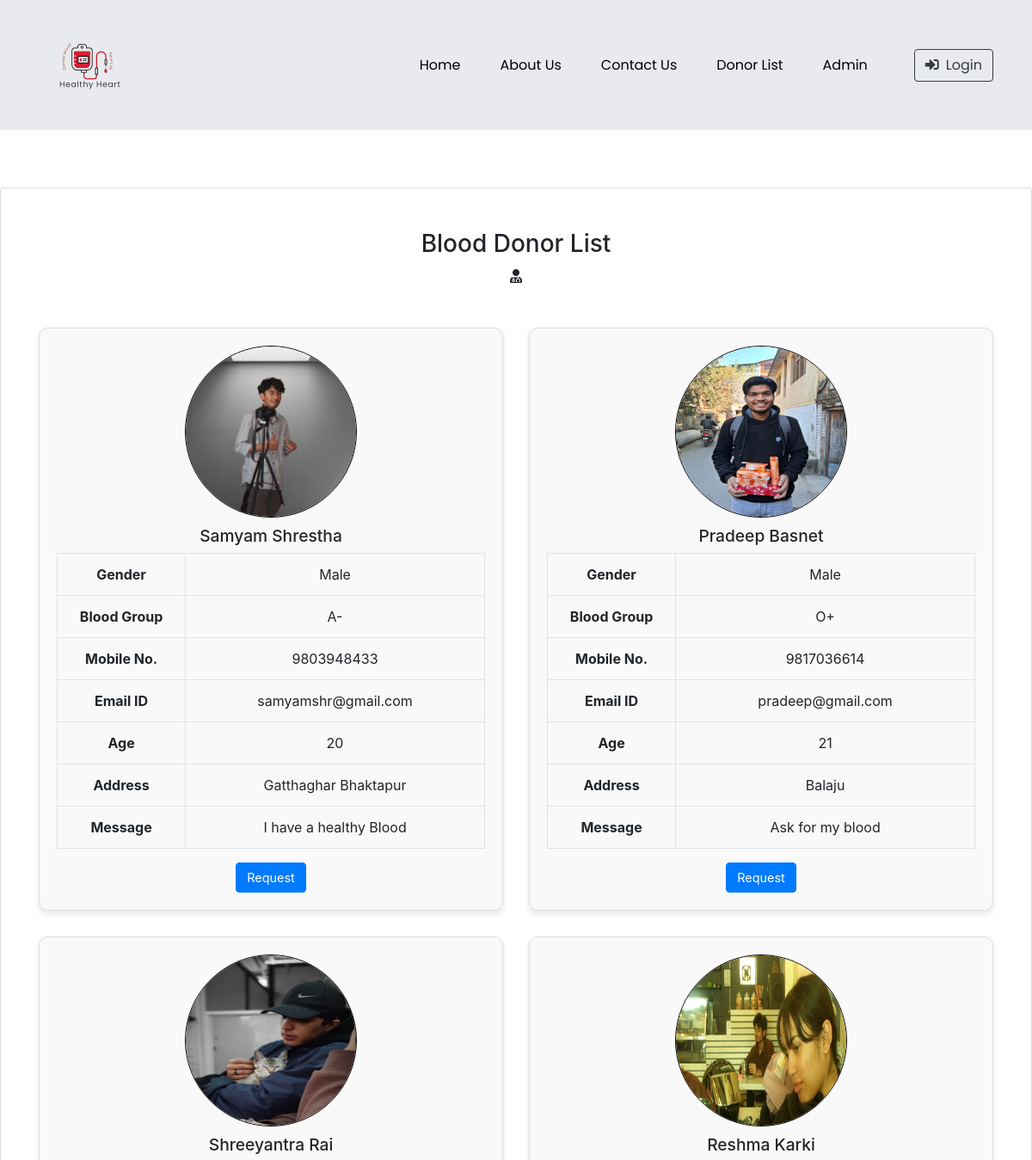
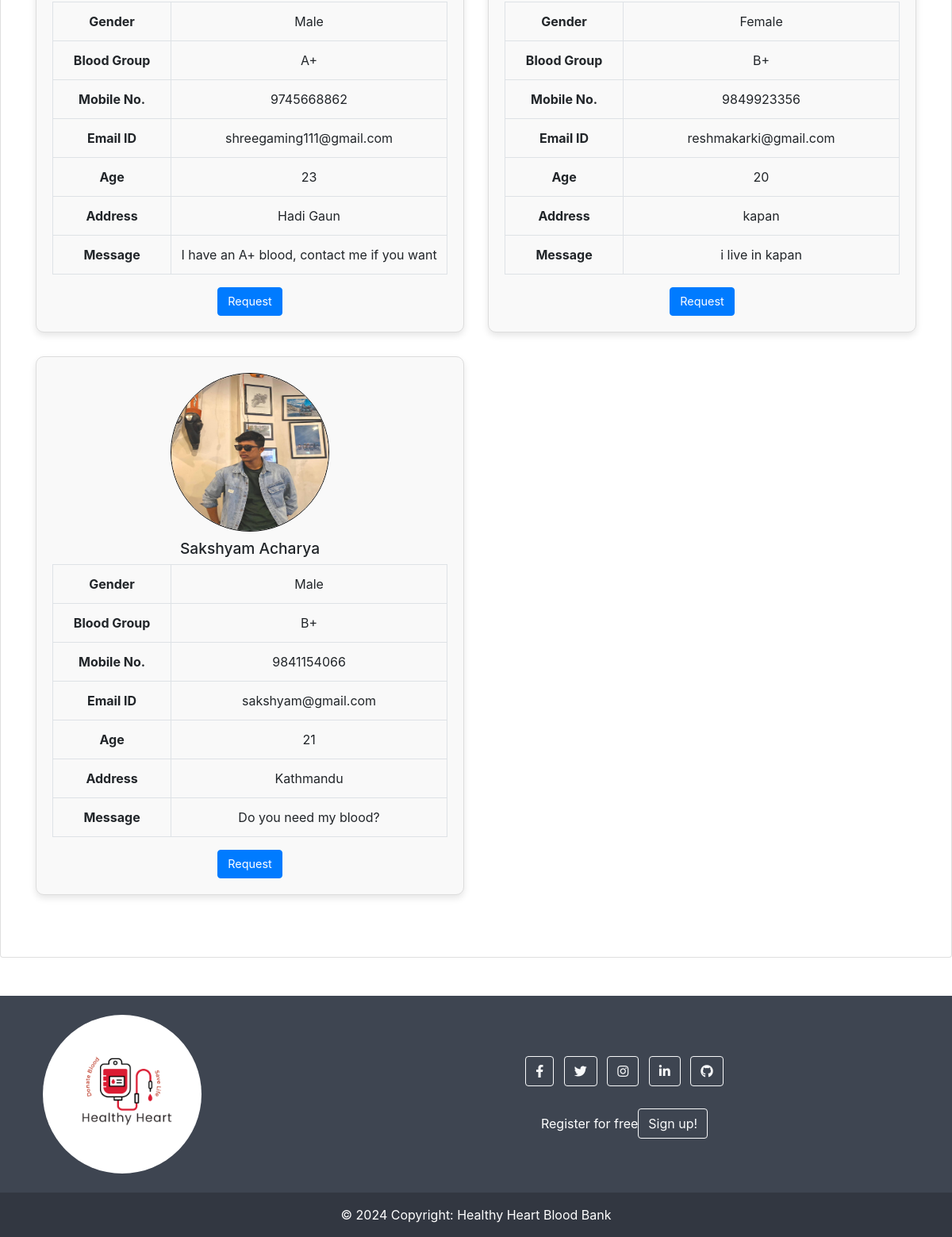
The app's page /Blood-Donation-bank-Management-System-main/donor-list.php with its own data (2 pictures, top to bottom).
### tables this page shows
CREATE TABLE `tblblooddonars` (
  `id` int(11) NOT NULL,
  `FullName` varchar(100) DEFAULT NULL,
  `MobileNumber` char(11) DEFAULT NULL,
  `EmailId` varchar(100) DEFAULT NULL,
  `Gender` varchar(20) DEFAULT NULL,
  `Age` int(11) DEFAULT NULL,
  `BloodGroup` varchar(20) DEFAULT NULL,
  `Address` varchar(255) DEFAULT NULL,
  `Message` mediumtext DEFAULT NULL,
  `PostingDate` timestamp NOT NULL DEFAULT current_timestamp(),
  `status` int(1) DEFAULT NULL,
  `Password` varchar(250) DEFAULT NULL,
  `ImagePath` varchar(255) DEFAULT NULL
);

### Blood-Donation-bank-Management-System-main/donor-list.php (the view, shortened to what this page needs)
<?php
include('includes/config.php');
?>
<!DOCTYPE html>
<html lang="en">
<head>
    <link rel="stylesheet" href="css/bootstrap.css">
    <link rel="stylesheet" href="css/style.css" type="text/css" media="all" />
    <link rel="stylesheet" href="css/fontawesome-all.css">
</head>
<body>
    <?php include('includes/header.php');?>
    <div class="agileits-contact py-5">
        <div class="card py-xl-5 py-lg-3">
            <div class="w3ls-titles text-center mb-5">
                <h3 class="title">Blood Donor List</h3>
                <span>
                    <i class="fas fa-user-md"></i>
                </span>
            </div>
            <div class="container">
                <div class="row">
                    <?php
                    $status = 1;
                    $sql = "SELECT * FROM tblblooddonars WHERE status = ?";
                    $stmt = $conn->prepare($sql);
                    $stmt->bind_param("i", $status);
                    $stmt->execute();
                    $result = $stmt->get_result();
                    if ($result->num_rows > 0) {
                        while ($row = $result->fetch_assoc()) { ?>
                            <div class="col-lg-6 col-md-6 col-sm-12">
                                <div class="donor-card">
                                    <?php if (!empty($row['ImagePath'])) { ?>
                                        <img src="admin/<?php echo htmlentities($row['ImagePath']); ?>" alt="<?php echo htmlentities($row['FullName']); ?>" class="img-fluid" />
                                    <?php } else { ?>
                                        <img src="images/samyam.png" alt="Blood Donor" class="img-fluid" />
                                    <?php } ?>
                                    <h3><?php echo htmlentities($row['FullName']);?></h3>
                                    <table class="table table-bordered mb-0">
                                        <tbody>
                                            <tr>
                                                <th style="width: 30%;">Gender</th>
                                                <td><?php echo htmlentities($row['Gender']);?></td>
                                            </tr>
                                            <tr>
                                                <th>Blood Group</th>
                                                <td><?php echo htmlentities($row['BloodGroup']);?></td>
                                            </tr>
                                            <tr>
                                                <th>Mobile No.</th>
                                                <td><?php echo htmlentities($row['MobileNumber']);?></td>
                                            </tr>
                                            <tr>
                                                <th>Email ID</th>
                                                <td><?php echo htmlentities($row['EmailId']);?></td>
                                            </tr>
                                            <tr>
                                                <th>Age</th>
                                                <td><?php echo htmlentities($row['Age']);?></td>
                                            </tr>
                                            <tr>
                                                <th>Address</th>
                                                <td><?php echo htmlentities($row['Address']);?></td>
                                            </tr>
                                            <tr>
                                                <th>Message</th>
                                                <td><?php echo htmlentities($row['Message']);?></td>
                                            </tr>
                                        </tbody>
                                    </table>
                                    <a class="btn btn-primary mt-3" style="color:#fff; font-size: 0.9em;" href="contact-blood.php?cid=<?php echo $row['id'];?>">Request</a>
                                </div>
                            </div>
                        <?php }
                    }
                    ?>
                </div>
            </div>
        </div>
    </div>
    <?php include('includes/footer.php');?>
</body>
</html>

### Blood-Donation-bank-Management-System-main/includes/header.php (shortened to what this page needs)
<!DOCTYPE html>
<html lang="en">
<head>
    <link href="https://stackpath.bootstrapcdn.com/bootstrap/4.5.2/css/bootstrap.min.css" rel="stylesheet">
</head>
<body>
<nav class="navbar navbar-expand-lg navbar-light custom-navbar fixed-top ">
        <div class="container">
            <a class="navbar-brand" href="index.php">
                <img src="images/logo.png" alt="healthy heart logo">
            </a>
            <div class="collapse navbar-collapse" id="navbarExample">
                <ul class="navbar-nav ml-auto">
                    <li class="nav-item active">
                        <a class="nav-link" href="index.php" style="color: black;">Home
                        </a>
                    </li>
                    <li class="nav-item">
                        <a class="nav-link" href="about.php" style="color: black;">About Us</a>
                    </li>
                    <li class="nav-item">
                        <a class="nav-link" href="contact.php" style="color: black;">Contact Us</a>
                    </li>
                    <li class="nav-item">
                        <a class="nav-link" href="donor-list.php" style="color: black;">Donor List</a>
                    </li>
                    <?php if (strlen($_SESSION['bbdmsdid']) == 0) { ?>
                    <li class="nav-item">
                        <a class="nav-link" href="admin/index.php" style="color: black;">Admin</a>
                    </li>
                </ul>
                <a href="login.php" class="btn btn-outline-dark ml-lg-3 mt-lg-0 mt-3 mb-lg-0 mb-3">
                    <i class="fas fa-sign-in-alt mr-2"></i>Login
                </a>
                <?php } ?>
            </div>
        </div>
    </nav>

### Blood-Donation-bank-Management-System-main/includes/footer.php (shortened to what this page needs)
<!DOCTYPE html>
<html lang="en">
<head>
    <link rel="stylesheet" href="https://cdnjs.cloudflare.com/ajax/libs/font-awesome/5.15.4/css/all.min.css">
    <link rel="stylesheet" href="https://stackpath.bootstrapcdn.com/bootstrap/4.3.1/css/bootstrap.min.css">
</head>
<body>
    <footer class="text-center text-lg-start text-white" style="background-color: #3e4551">
        <div class="container p-4 pb-0">
            <section class="">
                <div class="row">
                    <div class="col-lg-4 col-md-6 mb-4 mb-md-0">
                        <img src="images/healthyheart.png" width="200" height="200" style="float:left; border-radius: 50%;" alt="healthy heart logo">
                    </div>
                    <div class="col-lg-8 col-md-6 mb-4 mb-md-0 mt-md-5">
                        <section class="mb-4 text-center">
                            <a class="btn btn-outline-light btn-floating m-1" href="https://www.facebook.com/samyam.shrestha.69/" role="button"><i class="fab fa-facebook-f"></i></a>
                            <a class="btn btn-outline-light btn-floating m-1" href="https://x.com/samyam_who" role="button"><i class="fab fa-twitter"></i></a>
                            <a class="btn btn-outline-light btn-floating m-1" href="https://www.instagram.com/samyam_shh/" role="button"><i class="fab fa-instagram"></i></a>
                            <a class="btn btn-outline-light btn-floating m-1" href="https://www.linkedin.com/in/samyam-shrestha-130991224/" role="button"><i class="fab fa-linkedin-in"></i></a>
                            <a class="btn btn-outline-light btn-floating m-1" href="https://github.com/samyamwho" role="button"><i class="fab fa-github"></i></a>
                        </section>
                        <section class="">
                            <p class="d-flex justify-content-center align-items-center">
                                <span class="me-3">Register for free</span>
                                <a href="login.php" class="btn btn-outline-light btn-rounded">Sign up!</a>
                            </p>
                        </section>
                    </div>
                </div>
            </section>
        </div>
        <div class="text-center p-3" style="background-color: rgba(0, 0, 0, 0.2)">
            © 2024 Copyright: <a class="text-white" href="https://www.instagram.com/samyam_shh/">Healthy Heart Blood Bank</a>
        </div>
    </footer>
</body>
</html>

### Blood-Donation-bank-Management-System-main/admin/css/style.css (style rules this page uses)
ul, li { margin: 0; padding: 0; list-style: none; }
.btn { text-transform: none; }

### Blood-Donation-bank-Management-System-main/donor-list.php (style rules this page uses)
body { overflow-x: hidden; }
.donor-card { text-align: center; border: 1px solid #ddd; border-radius: 10px; padding: 20px; box-shadow: 0 4px 8px rgba(0,0,0,0.1); background-color: #f9f9f9; margin-bottom: 30px; }
.donor-card img { border: 1px solid #000; width: 200px; height: 200px; border-radius: 50%; }
.donor-card h3 { font-size: 1.2em; margin-top: 10px; }

### Blood-Donation-bank-Management-System-main/includes/header.php (style rules this page uses)
body, .navbar, .nav-link { font-family: 'Poppins', sans-serif; }
body { padding-top: 170px; }
.navbar { padding-top: 0.5rem; padding-bottom: 0.5rem; }
.nav-link { padding-top: 0.5rem; padding-bottom: 0.5rem; }
.nav-item { margin-right: 30px; }
.navbar-brand img { max-width: 125px; height: auto; }
:root { --gray-300: #e8eaed; }
.custom-navbar { background-color: var(--gray-300) !important; }

### records on screen
tblblooddonars: FullName "Samyam Shrestha", Gender "Male", BloodGroup "A-", MobileNumber "9803948433", EmailId "samyamshr@gmail.com", Age "20", Address "Gatthaghar Bhaktapur", Message "I have a healthy Blood"
tblblooddonars: ImagePath (picture), FullName "Pradeep Basnet", Gender "Male", BloodGroup "O+", MobileNumber "9817036614", EmailId "pradeep@gmail.com", Age "21", Address "Balaju", Message "Ask for my blood"
tblblooddonars: ImagePath (picture), FullName "Shreeyantra Rai", Gender "Male", BloodGroup "A+", MobileNumber "9745668862", EmailId "shreegaming111@gmail.com", Age "23", Address "Hadi Gaun", Message "I have an A+ blood, contact me if you want"
tblblooddonars: ImagePath (picture), FullName "Reshma Karki", Gender "Female", BloodGroup "B+", MobileNumber "9849923356", EmailId "reshmakarki@gmail.com", Age "20", Address "kapan", Message "i live in kapan"
tblblooddonars: ImagePath (picture), FullName "Sakshyam Acharya", Gender "Male", BloodGroup "B+", MobileNumber "9841154066", EmailId "sakshyam@gmail.com", Age "21", Address "Kathmandu", Message "Do you need my blood?"
